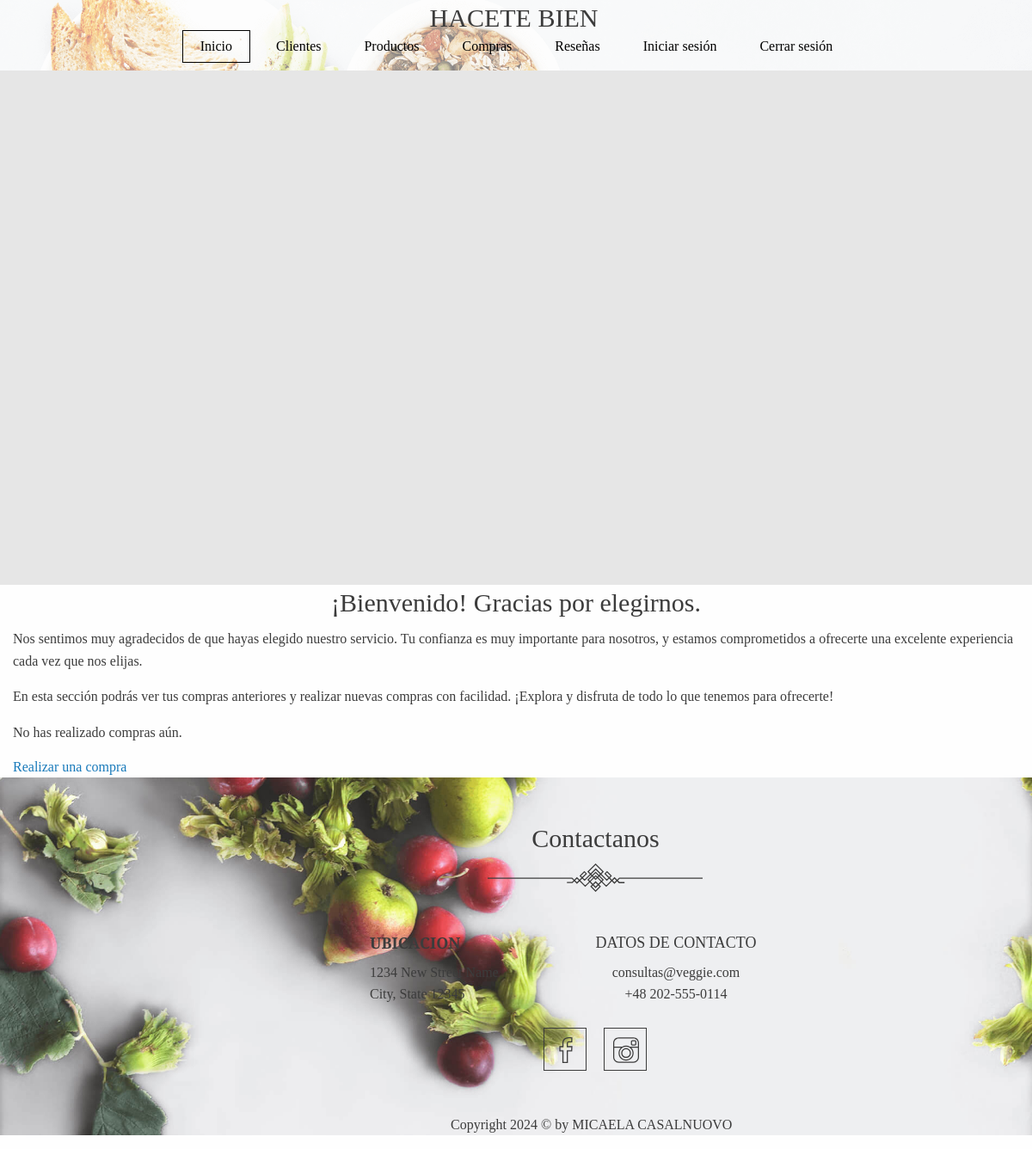
The page /App/bienvenido/ (signed in) on the database as committed earlier.
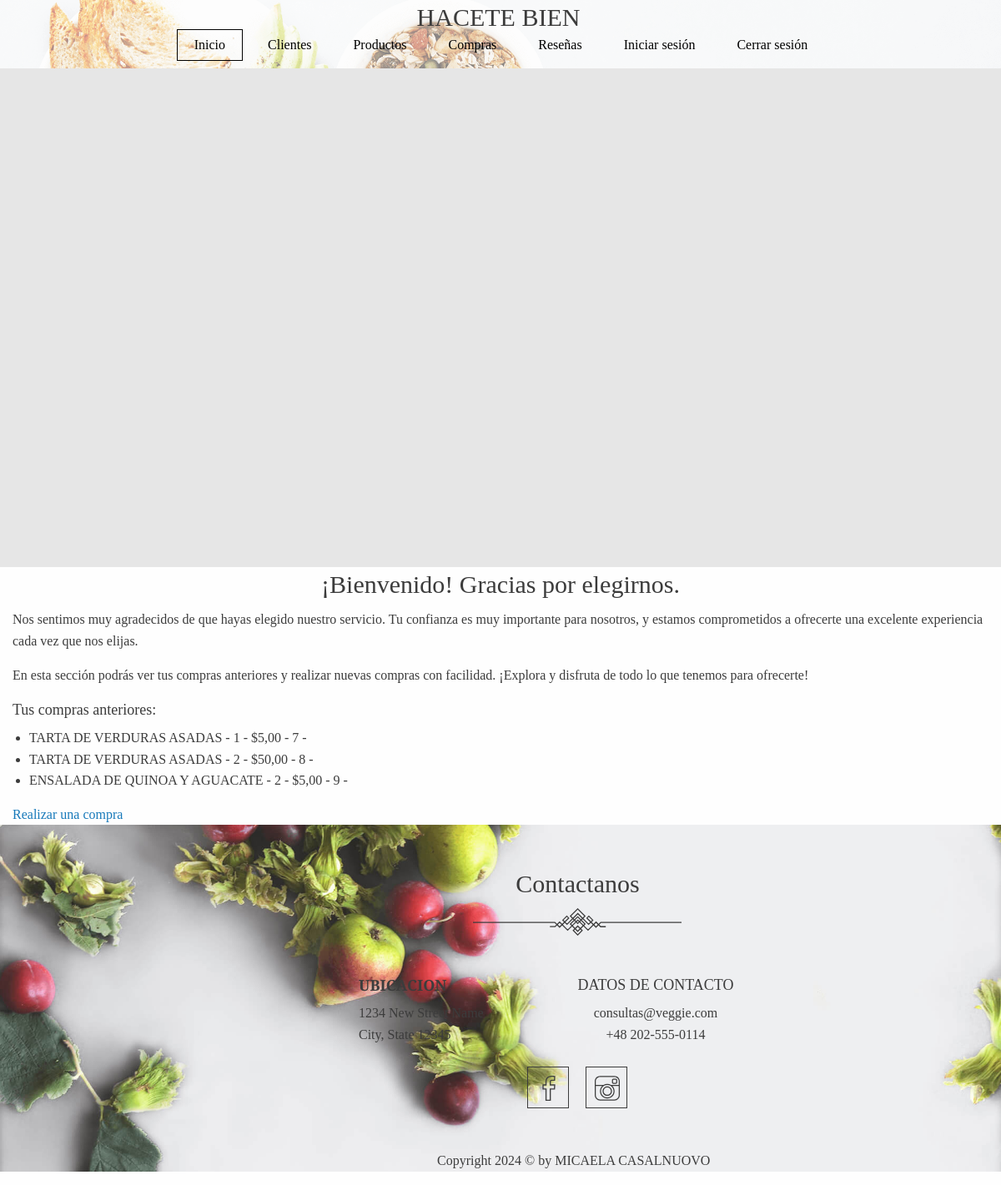
The same page on the database as committed later.
### App/models.py (models this page shows, shortened)
class ModeloCompra(models.Model):
    producto = models.ForeignKey('ModeloProducto', on_delete=models.CASCADE)
    cantidad = models.PositiveIntegerField()
    precio = models.DecimalField(max_digits=10, decimal_places=2)
    nro_compra = models.CharField(max_length=20, unique=True)
    usuario = models.ForeignKey(User, on_delete=models.CASCADE, null=True)  # Cambiado a null=True temporalmente

class ModeloProducto(models.Model):
    sku = models.CharField(max_length=50, unique=True)
    descripcion = models.TextField()
    stock = models.PositiveIntegerField()
    precio = models.DecimalField(max_digits=10, decimal_places=2)

### App/views.py (the view)
# urls.py: path('bienvenido/', views.bienvenido, name='bienvenido'),
@login_required
def bienvenido(request):
    compras = ModeloCompra.objects.filter(usuario=request.user)
    return render(request, 'App/bienvenido.html', {'compras': compras})

### App/templates/App/bienvenido.html (shortened to what this page needs)
{% extends "App/base.html" %}
{% load static %}
{% block main %}
<html lang="es">
<head>
</head>
<body>
  <section id="bienvenida" class="bienvenida-section">
    <div class="container">
      <h2 class="header-txt">¡Bienvenido! Gracias por elegirnos.</h2>
      <p class="bienvenida-text">Nos sentimos muy agradecidos de que hayas elegido nuestro servicio. Tu confianza es muy importante para nosotros, y estamos comprometidos a ofrecerte una excelente experiencia cada vez que nos elijas.</p>
      <p class="bienvenida-text">En esta sección podrás ver tus compras anteriores y realizar nuevas compras con facilidad. ¡Explora y disfruta de todo lo que tenemos para ofrecerte!</p>
      {% if compras %}
        <h3>Tus compras anteriores:</h3>
        <ul>
          {% for compra in compras %}
            <li>{{ compra.producto.descripcion }} - {{ compra.cantidad }} - ${{ compra.precio }} - {{ compra.nro_compra }} - {{ compra.fecha_compra }}</li>
          {% endfor %}
        </ul>
      {% else %}
        <p>No has realizado compras aún.</p>
      {% endif %}
      <a href="{% url 'formulario_compra' %}" class="btn btn-primary">Realizar una compra</a>
    </div>
  </section>
</body>
</html>
{% endblock main %}

### App/templates/App/base.html (shortened to what this page needs)
<!doctype html>
{% load static %}
<html class="no-js" lang="en">
<head>
    <link rel="stylesheet" href="{% static 'App/css/app.css' %}">
    <link rel="stylesheet" type="text/css" href="https://cdnjs.cloudflare.com/ajax/libs/slick-carousel/1.7.1/slick.css" />
    <link rel="stylesheet" type="text/css" href="https://cdnjs.cloudflare.com/ajax/libs/slick-carousel/1.7.1/slick-theme.css" />
</head>
<body>
    <header class="site-header">
        <div class="container">
            <div class="header-content">
                <div class="top-menu  scroll-reveal">
                    <div class="menu">
                        <nav id="main-nav" data-animate="menu-in menu-out">
                            <ul class="main-navigation">
                                <ul class="main-navigation">
                                    <li><a class="m-active" href="{% url 'inicio' %}" data-text="Inicio">Inicio</a></li>
                                    <li><a class="m-anim" href="{% url 'clientes' %}" data-text="Clientes">Clientes</a></li>
                                    <li><a class="m-anim" href="{% url 'productos' %}" data-text="Productos">Productos</a></li>
                                    <li><a class="m-anim" href="{% url 'compra' %}" data-text="Compras">Compras</a></li>
                                    <li><a class="m-anim" href="{% url 'resenas' %}" data-text="Reseñas">Reseñas</a></li>
                                    <li><a class="m-anim" href="{% url 'Login' %}" data-text="Login">Iniciar sesión</a></li>
                                    <li><a class="m-anim" href="{% url 'Logout' %}" data-text="Logout">Cerrar sesión</a></li>
                            </ul>
                        </nav>
                    </div>
                </div>
            </div>
        </div>
        <div class="slider">
            <div class="a-slide slide1">
                <div class="container">
                    <div class="bottom-section scroll-reveal" data-origin="right" data-distance="20%">
                        <h1 class="header-txt">HACETE BIEN</h1>
                    </div>
                </div>
            </div>
        </div>
    </header>
</body>
    {% block main  %}
    {% endblock main  %}
    <footer id="contact-us">
        <div class="container">
            <div class="footer-content">
                <h1 class="header-txt scroll-reveal">Contactanos</h1>
                <div class="divider scroll-reveal">
                </div>
                <div class="contact-info scroll-reveal">
                    <div class="info-address">
                        <h3>Ubicacion</h3>
                        <p>1234 New Street Name<br>City, State 12345</p>
                    </div>
                    <div class="Datos de contacto">
                        <h3>Datos de contacto</h3>
                        <p>consultas@veggie.com<br>+48 202-555-0114</p>
                    </div>
                </div>
                <div class="social-icons scroll-reveal" data-duration="1500">
                    <div class="fb-i">
                    </div>
                    <div class="insta-i">
                    </div>
                </div>
            </div>
            <p class="copy-info">Copyright 2024 © by MICAELA CASALNUOVO</p>
        </div>
    </footer>
</body>
</html>

Rows that differ between the two databases and show on the page:
added ModeloCompra: producto.descripcion "TARTA DE VERDURAS ASADAS", cantidad "1", precio "5,00", nro_compra "7"
added ModeloCompra: producto.descripcion "TARTA DE VERDURAS ASADAS", cantidad "2", precio "50,00", nro_compra "8"
added ModeloCompra: producto.descripcion "ENSALADA DE QUINOA Y AGUACATE", cantidad "2", precio "5,00", nro_compra "9"
Other text that changed with them:
text no longer shown: "No has realizado compras aún."
text now shown: "Tus compras anteriores:"
